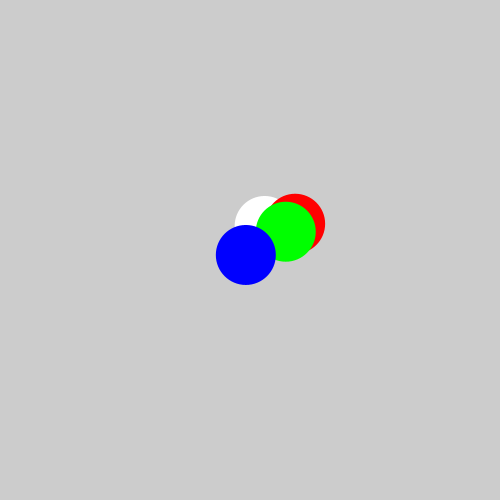
Frame 1 (no input)
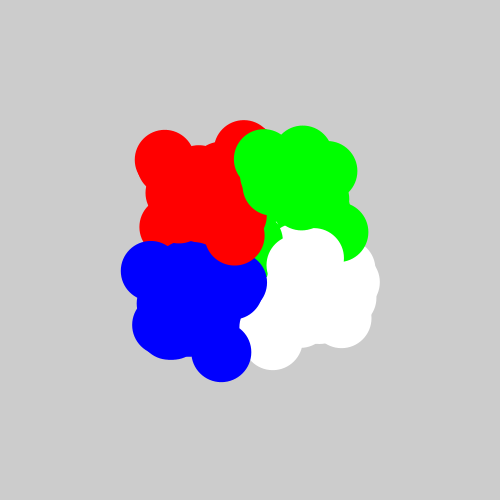
Frame 60 (the mouse pressed at the canvas centre just before this capture)
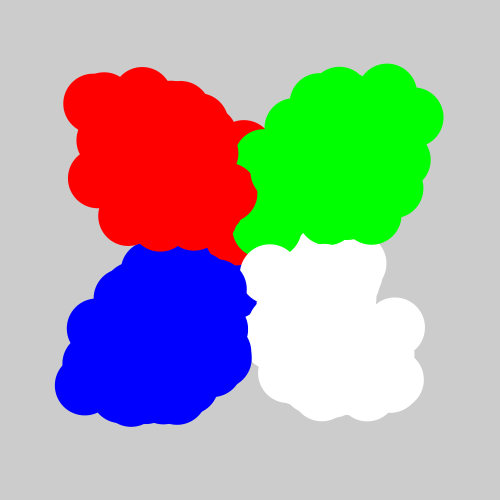
Frame 120 (the mouse held since frame 60 and released just before this capture)

The Processing sketch that drew these frames (run headless with seeded random() and noise(); from frame 60 on, the mouse is pressed at the canvas centre):

// Processing sketch: random_travelling_circle
// ── random_travelling_circle.pde
float x;
float y;
float offset;

void setup() {
  size(500, 500);
  frameRate(30);
 
  x=height/2;
  y=width/2;
}

void draw() {
  noStroke();

  fill(255);
  ellipse(x+offset+random(-50,50), y+offset+random(-50,50), 60, 60);

  fill(255, 0, 0);
  ellipse(x-offset+random(-50,50), y-offset+random(-50,50), 60, 60);

  fill(0, 255, 0);
  ellipse(x+offset+random(-50,50), y-offset+random(-50,50), 60, 60);

  fill(0, 0, 255);
  ellipse(x-offset+random(-50,50), y+offset+random(-50,50), 60, 60);
  
  offset = offset+1;
}
